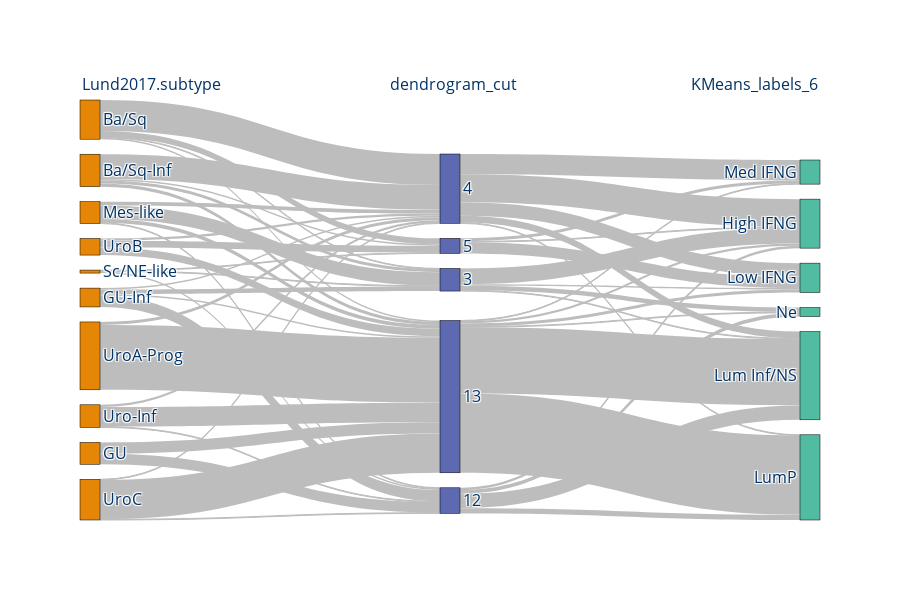

This figure's notebook cell:
### Code cell
# Sankey
morp_df.rename_axis("sample", axis="columns", inplace=True)
reorder_cols = [
    # "TCGA408_classifier",
    # "consensus",
    "Lund2017.subtype",
    "dendrogram_cut",
    "KMeans_labels_6",
    # "Lund2017.subtype",
]
morp_df["dendrogram_cut"] = morp_df["dendrogram_cut"].astype(str)
meta, sky_fig = sky.main(df=morp_df, reorder_cols=reorder_cols, title="MIBC stratification based on the TF from selective edge pruning", retMeta=True)
sky_fig.update_layout(
    title="",
    template="ggplot2",  # "ggplot2", "plotly_white"
    font=dict(size=16),
    paper_bgcolor="rgba(0,0,0,0)",
)
sky_fig.show()
save_fig(name="sky_sel_tfs", fig=sky_fig, base_path=figures_path, width=1200, height=600)
del sky_fig

### Figure 1 — Plotly figure (JSON) as saved in the notebook; plotly's stock layout.template omitted (floating-point values rounded to 4 significant figures)
{"data": [{"arrangement": "perpendicular", "link": {"color": "#bdbdbd", "source": [0, 0, 0, 0, 1, 1, 1, 1, 2, 2, 3, 3, 3, 3, 4, 4, 4, 4, 5, 5, 5, 6, 6, 6, 7, 7, 8, 8, 8, 9, 9, 9, 10, 10, 10, 10, 11, 11, 11, 11, 11, 11, 12, 12, 12, 12, 13, 13, 13, 13, 13, 14, 14, 14], "target": [11, 12, 13, 14, 11, 12, 13, 14, 10, 11, 10, 11, 12, 13, 10, 11, 12, 13, 10, 12, 14, 10, 11, 13, 11, 13, 11, 13, 14, 10, 11, 13, 15, 17, 18, 20, 15, 16, 17, 18, 19, 20, 15, 16, 17, 20, 15, 16, 17, 18, 19, 15, 16, 19], "value": [2, 1, 41, 8, 4, 4, 33, 2, 14, 15, 15, 2, 6, 2, 1, 5, 18, 5, 2, 1, 1, 1, 26, 3, 86, 4, 10, 3, 9, 1, 52, 1, 3, 19, 7, 5, 3, 4, 88, 105, 1, 1, 21, 2, 1, 6, 37, 18, 9, 1, 27, 1, 15, 4]}, "node": {"color": ["rgb(229, 134, 6)", "rgb(229, 134, 6)", "rgb(229, 134, 6)", "rgb(229, 134, 6)", "rgb(229, 134, 6)", "rgb(229, 134, 6)", "rgb(229, 134, 6)", "rgb(229, 134, 6)", "rgb(229, 134, 6)", "rgb(229, 134, 6)", "rgb(93, 105, 177)", "rgb(93, 105, 177)", "rgb(93, 105, 177)", "rgb(93, 105, 177)", "rgb(93, 105, 177)", "rgb(82, 188, 163)", "rgb(82, 188, 163)", "rgb(82, 188, 163)", "rgb(82, 188, 163)", "rgb(82, 188, 163)", "rgb(82, 188, 163)"], "label": ["Ba/Sq", "Ba/Sq-Inf", "GU", "GU-Inf", "Mes-like", "Sc/NE-like", "Uro-Inf", "UroA-Prog", "UroB", "UroC", "12", "13", "3", "4", "5", "High IFNG", "Low IFNG", "Lum Inf/NS", "LumP", "Med IFNG", "Ne"], "line": {"color": "black", "width": 0.5}, "pad": 15, "thickness": 20}, "type": "sankey"}], "layout": {"annotations": [{"align": "left", "font": {"color": "#003366", "size": 16}, "showarrow": false, "text": "Lund2017.subtype", "x": 0, "xref": "x", "y": 1.07, "yref": "paper"}, {"align": "left", "font": {"color": "#003366", "size": 16}, "showarrow": false, "text": "dendrogram_cut", "x": 1, "xref": "x", "y": 1.07, "yref": "paper"}, {"align": "left", "font": {"color": "#003366", "size": 16}, "showarrow": false, "text": "KMeans_labels_6", "x": 2, "xref": "x", "y": 1.07, "yref": "paper"}], "font": {"color": "#003366", "size": 16}, "height": 600, "paper_bgcolor": "rgba(0,0,0,0)", "plot_bgcolor": "rgba(0,0,0,0)", "title": {"text": ""}, "xaxis": {"showgrid": false, "visible": false, "zeroline": false}, "yaxis": {"showgrid": false, "visible": false, "zeroline": false}}}
